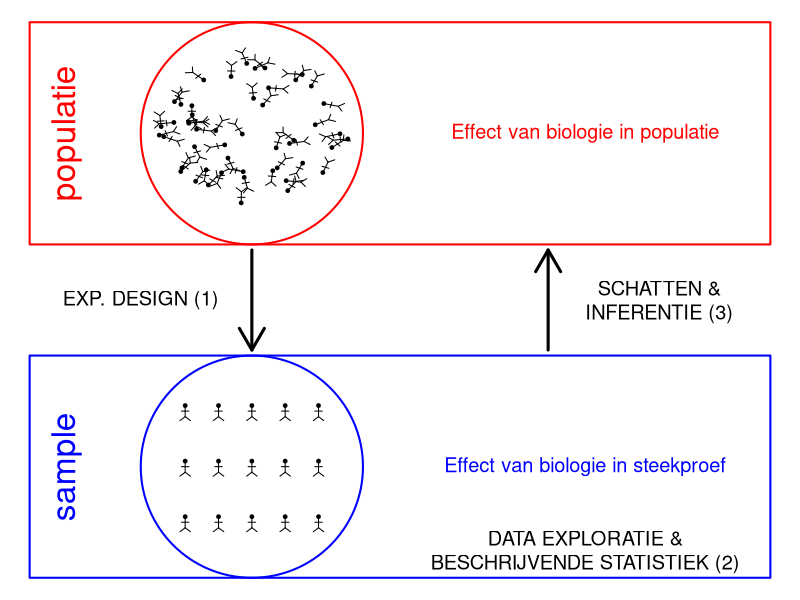

This figure's R source:
## ---- chunk 1
if ("pi"%in%ls()) rm("pi")
kopvoeter<-function(x,y,angle=0,l=.2,cex.dot=.5,pch=19,col="black")
{
angle=angle/180*pi
points(x,y,cex=cex.dot,pch=pch,col=col)
lines(c(x,x+l*cos(-pi/2+angle)),c(y,y+l*sin(-pi/2+angle)),col=col)
lines(c(x+l/2*cos(-pi/2+angle),x+l/2*cos(-pi/2+angle)+l/4*cos(angle)),c(y+l/2*sin(-pi/2+angle),y+l/2*sin(-pi/2+angle)+l/4*sin(angle)),col=col)
lines(c(x+l/2*cos(-pi/2+angle),x+l/2*cos(-pi/2+angle)+l/4*cos(pi+angle)),c(y+l/2*sin(-pi/2+angle),y+l/2*sin(-pi/2+angle)+l/4*sin(pi+angle)),col=col)
lines(c(x+l*cos(-pi/2+angle),x+l*cos(-pi/2+angle)+l/2*cos(-pi/2+pi/4+angle)),c(y+l*sin(-pi/2+angle),y+l*sin(-pi/2+angle)+l/2*sin(-pi/2+pi/4+angle)),col=col)
lines(c(x+l*cos(-pi/2+angle),x+l*cos(-pi/2+angle)+l/2*cos(-pi/2-pi/4+angle)),c(y+l*sin(-pi/2+angle),y+l*sin(-pi/2+angle)+l/2*sin(-pi/2-pi/4+angle)),col=col)
}

par(mar=c(0,0,0,0),mai=c(0,0,0,0))
plot(0,0,xlab="",ylab="",xlim=c(0,10),ylim=c(0,10),col=0,xaxt="none",yaxt="none",axes=FALSE)
rect(0,6,10,10,border="red",lwd=2)
text(.5,8,"populatie",srt=90,col="red",cex=2)
symbols (3, 8, circles=1.5, col="red",add=TRUE,fg="red",inches=FALSE,lwd=2)
grid=seq(0,1.3,.01)

for (i in 1:50)
{
	angle1=runif(n=1,min=0,max=360)
	angle2=runif(n=1,min=0,max=360)
	radius=sample(grid,prob=grid^2*pi/sum(grid^2*pi),size=1)
	kopvoeter(3+radius*cos(angle1/180*pi),8+radius*sin(angle1/180*pi),angle=angle2)
}
text(7.5,8,"Effect van biologie in populatie",col="red",cex=1.2)

rect(0,0,10,4,border="blue",lwd=2)
text(.5,2,"sample",srt=90,col="blue",cex=2)
symbols (3, 2, circles=1.5, col="red",add=TRUE,fg="blue",inches=FALSE,lwd=2)
for (i in 0:2)
	for (j in 0:4)
{

	kopvoeter(2.1+j*(3.9-2.1)/4,1.1+i)
}
text(7.5,2,"Effect van biologie in steekproef",col="blue",cex=1.2)

arrows(3,5.9,3,4.1,col="black",lwd=3)
arrows(7,4.1,7,5.9,col="black",lwd=3)
text(1.5,5,"EXP. DESIGN (1)",col="black",cex=1.2)
text(8.5,5,"SCHATTEN &\nINFERENTIE (3)",col="black",cex=1.2)
text(7.5,.5,"DATA EXPLORATIE &\nBESCHRIJVENDE STATISTIEK (2)",col="black",cex=1.2)
